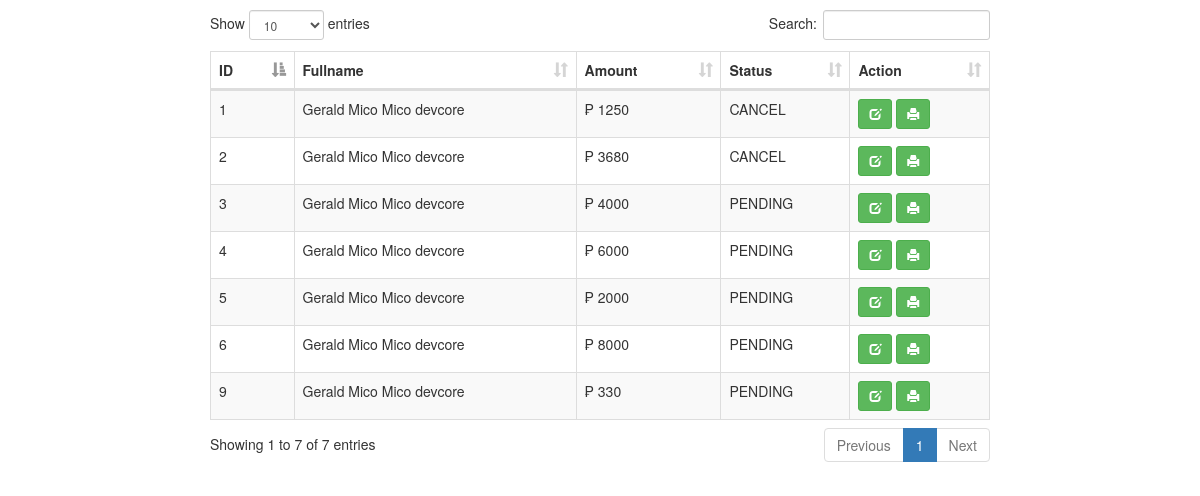
/PATIENT/SALES/myorder/?user_id=2 (signed in), run on the app's committed database.
### tables this page shows
CREATE TABLE `tbl_order` (
  `id` int(11) NOT NULL,
  `customer_id` int(11) NOT NULL,
  `amount` double NOT NULL,
  `name` varchar(255) NOT NULL,
  `payment_type` varchar(255) NOT NULL,
  `order_status` varchar(255) NOT NULL,
  `order_at` datetime NOT NULL
);

### PATIENT/SALES/myorder/index.php (the view, shortened to what this page needs)
<?php
$user_id = $_GET['user_id'];
?>
<!DOCTYPE html>
<html>
<head>
	<link rel="stylesheet" type="text/css" href="bootstrap/css/bootstrap.min.css">
	<link rel="stylesheet" type="text/css" href="datatable/dataTable.bootstrap.min.css">
</head>
<body>
<div class="container">
	<div class="row">
		<div class="col-sm-8 col-sm-offset-2">
			<div class="height10">
			</div>
			<div class="row">
				<table id="myTable" class="table table-bordered table-striped">
					<thead>
						<th>ID</th>
						<th>Fullname</th>
						<th>Amount</th>
						<th>Status</th>
						<th>Action</th>
					</thead>
					<tbody>
						<?php
							include_once('../../../connection/connection.php');
							$sql = "SELECT * FROM tbl_order WHERE customer_id = '$user_id'";
							$query = $conn->query($sql);
							while($row = $query->fetch_assoc()){
								echo
								"<tr>
									<td>".$row['id']."</td>
									<td>".$row['name']."</td>
									<td>₱ ".$row['amount']."</td>
									<td>".$row['order_status']."</td>
									<td>
										<a href='#edit_".$row['id']."' class='btn btn-success btn-sm' data-toggle='modal'><span class='glyphicon glyphicon-edit'></span></a>
										<a href='print_pdf.php?id=".$row['id']."' class='btn btn-success btn-sm'><span class='glyphicon glyphicon-print'></span></a>
									</td>
								</tr>";
							}
						?>
					</tbody>
				</table>
			</div>
		</div>
	</div>
</div>
</body>
</html>

### PATIENT/SALES/myorder/index.php (style rules this page uses)
.height10 { height:10px; }

### data on the page
tbl_order: id "1", name "Gerald Mico Mico devcore", amount "1250", order_status "CANCEL"
tbl_order: id "2", name "Gerald Mico Mico devcore", amount "3680", order_status "CANCEL"
tbl_order: id "3", name "Gerald Mico Mico devcore", amount "4000", order_status "PENDING"
tbl_order: id "4", name "Gerald Mico Mico devcore", amount "6000", order_status "PENDING"
tbl_order: id "5", name "Gerald Mico Mico devcore", amount "2000", order_status "PENDING"
tbl_order: id "6", name "Gerald Mico Mico devcore", amount "8000", order_status "PENDING"
tbl_order: id "9", name "Gerald Mico Mico devcore", amount "330", order_status "PENDING"
